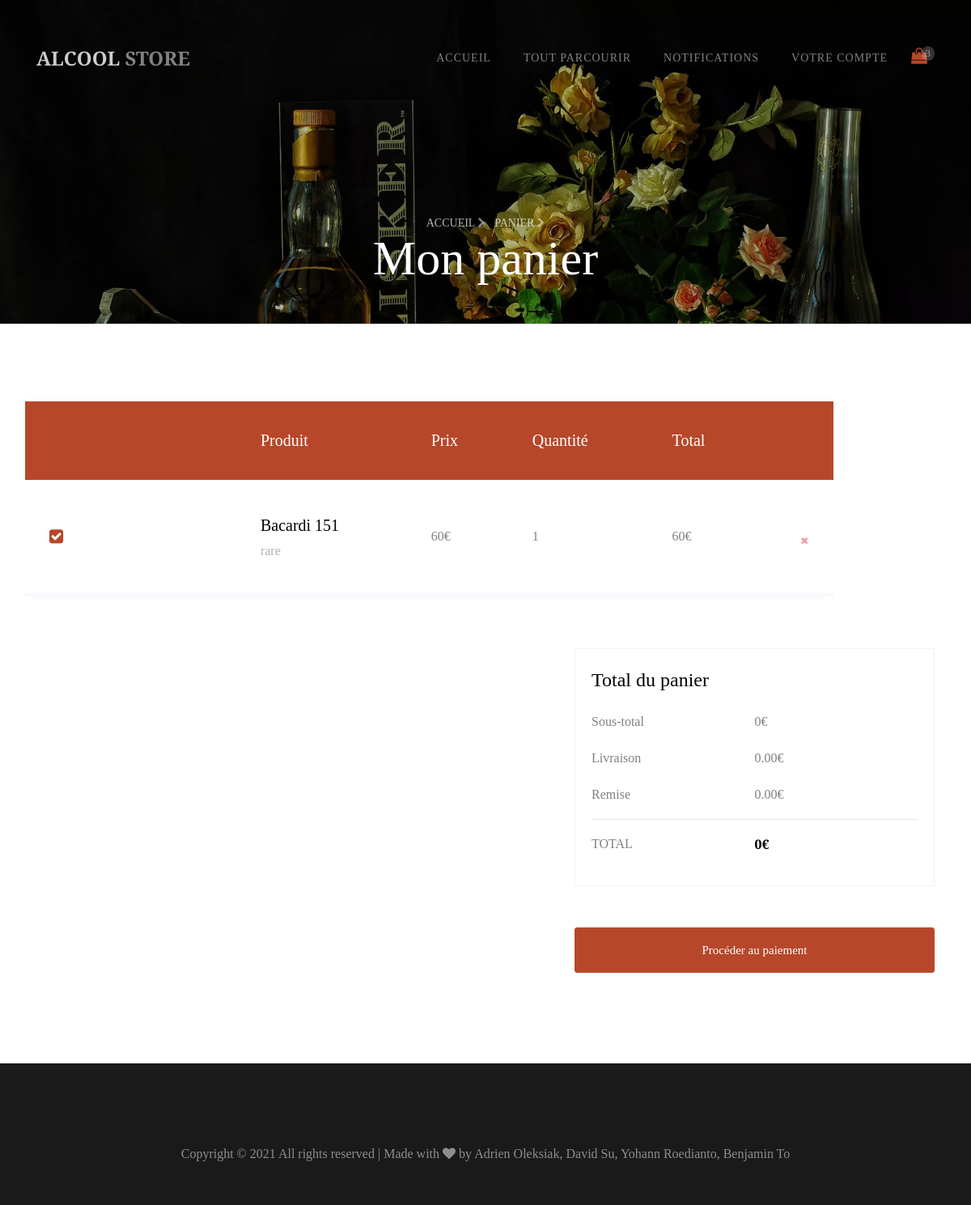
/panier.php, run on an earlier commit of the app's database.
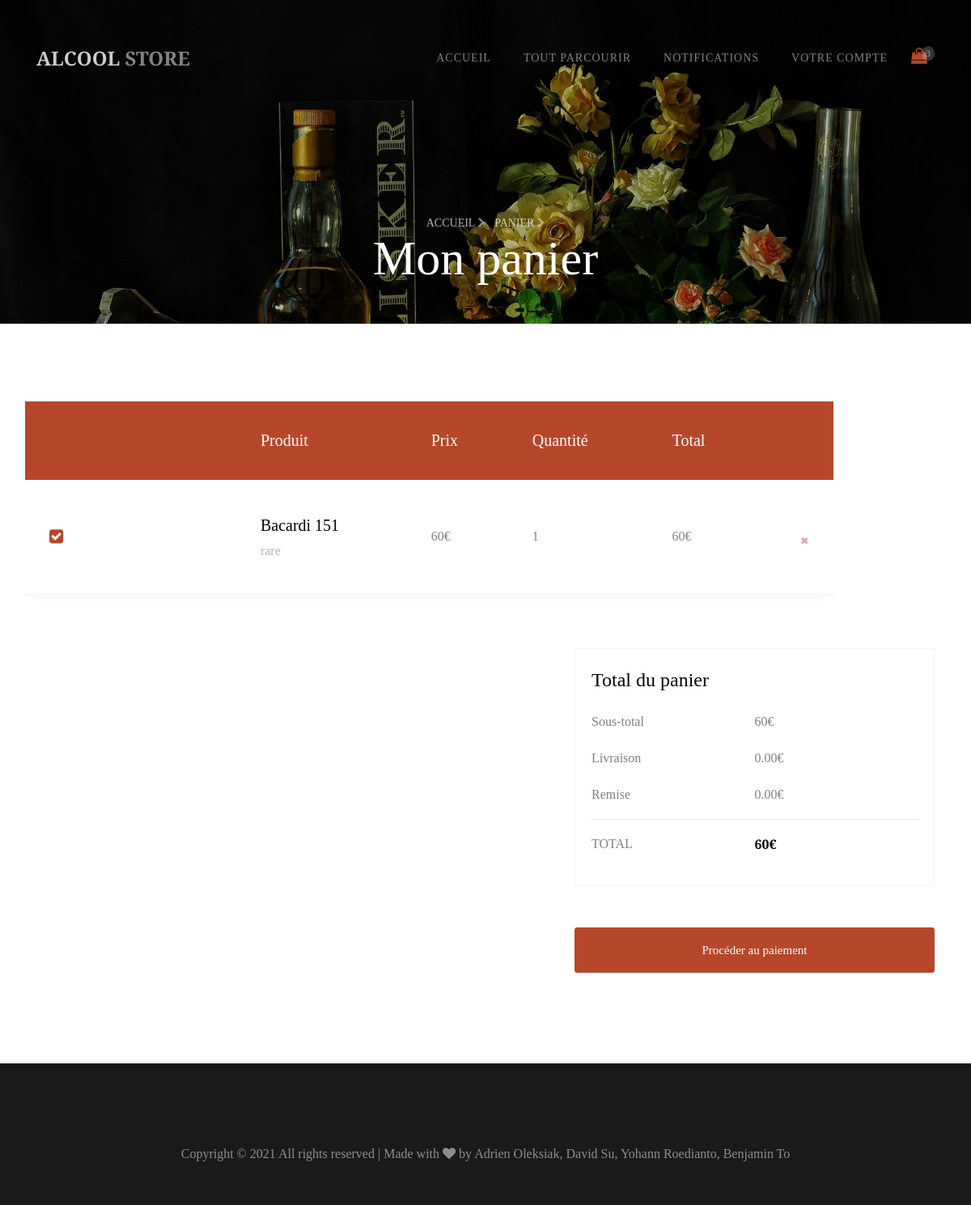
And on a later commit of the database.
### tables this page shows
CREATE TABLE IF NOT EXISTS `panier` (
  `idPanier` int(11) NOT NULL AUTO_INCREMENT,
  `idAcheteur` int(11) NOT NULL,
  `prixPanier` int(11) NOT NULL,
  PRIMARY KEY (`idPanier`),
  KEY `idAcheteur` (`idAcheteur`)
);

### panier.php (the view, shortened to what the changed rows need)
<?php
$db_handle = mysqli_connect('localhost', 'root', '');
$user="";
$sql = "SELECT * FROM acheteur WHERE connexion = '1'";
$result = mysqli_query($db_handle, $sql);
if(mysqli_num_rows($result) != 0)
{
 $user = mysqli_fetch_assoc($result);
}
$idPanier = $user['idPanier'];
?>
<!DOCTYPE html>
<html lang="fr">
<head>
    <link rel="stylesheet" href="https://stackpath.bootstrapcdn.com/font-awesome/4.7.0/css/font-awesome.min.css">
    <link rel="stylesheet"
        href="https://cdnjs.cloudflare.com/ajax/libs/bootstrap-select/1.13.1/css/bootstrap-select.min.css">
    <link rel="stylesheet" href="style.css" />
</head>
<body>
    <section class="hero-wrap hero-wrap-2" style="background-image:url(images/bg_2.webp)"
        data-stellar-background-ratio="0.5">
        <div class="container">
            <div class="row no-gutters slider-text align-items-end justify-content-center">
                <div class="col-md-9 ftco-animate mb-5 text-center">
                    <h2 class="mb-0 bread">Mon panier</h2>
                </div>
            </div>
        </div>
    </section>
    <section class="ftco-section">
        <div class="container">
            <div class="row">
                <div class="table-wrap">
                    <table class="table">
                        <thead class="thead-primary">
                            <tr>
                                <th>&nbsp;</th>
                                <th>&nbsp;</th>
                                <th>Produit</th>
                                <th>Prix</th>
                                <th>Quantité</th>
                                <th>Total</th>
                                <th>&nbsp;</th>
                            </tr>
                        </thead>
                    </table>
                </div>
            </div>
            <?php
            $sql0 = "SELECT * FROM panier WHERE idPanier = $idPanier";
            $res = mysqli_query($db_handle, $sql0);
            $prix = mysqli_fetch_assoc($res);
            ?>
            <div class="row justify-content-end">
                <div class="col col-lg-5 col-md-6 mt-5 cart-wrap">
                    <div class="cart-total mb-3">
                        <p class="d-flex">
                            <span>Sous-total</span>
                            <span><?php echo $prix['prixPanier'] ?>€</span>
                        </p>
                        <p class="d-flex total-price">
                            <span>Total</span>
                            <span><?php echo $prix['prixPanier'] ?>€</span>
                        </p>
                    </div>
                </div>
            </div>
        </div>
    </section>
</body>
</html>

What changed in the data, as far as the page shows it:
changed panier: prixPanier "0" → "60"
